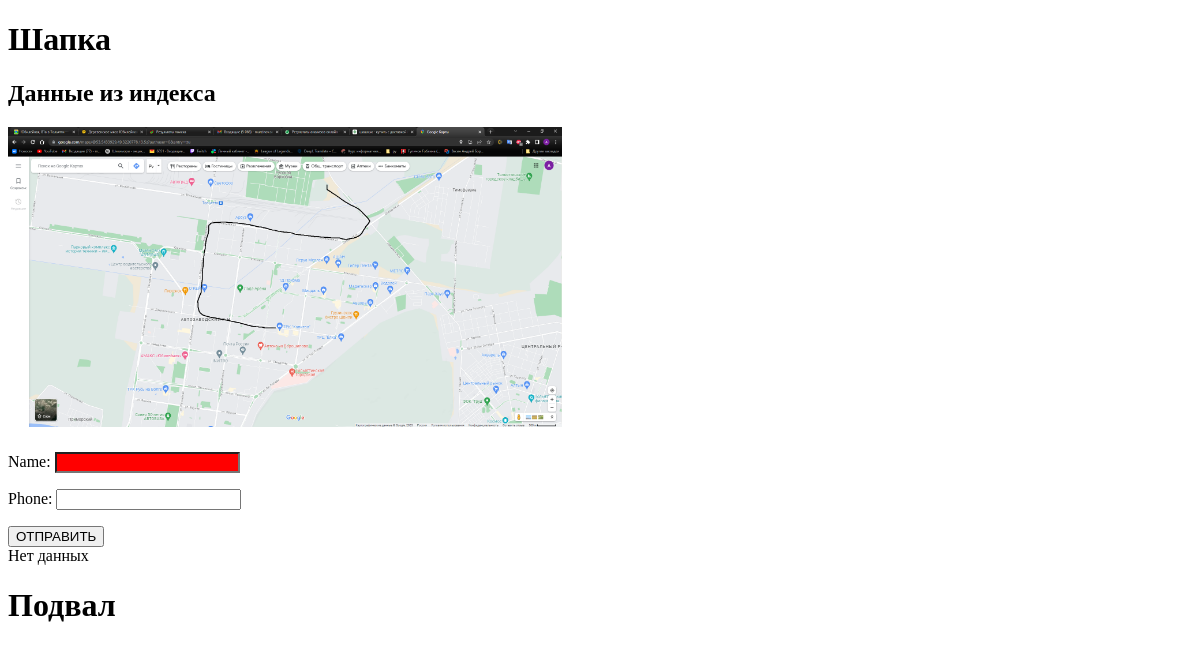
/, run on an earlier commit of the app's database.
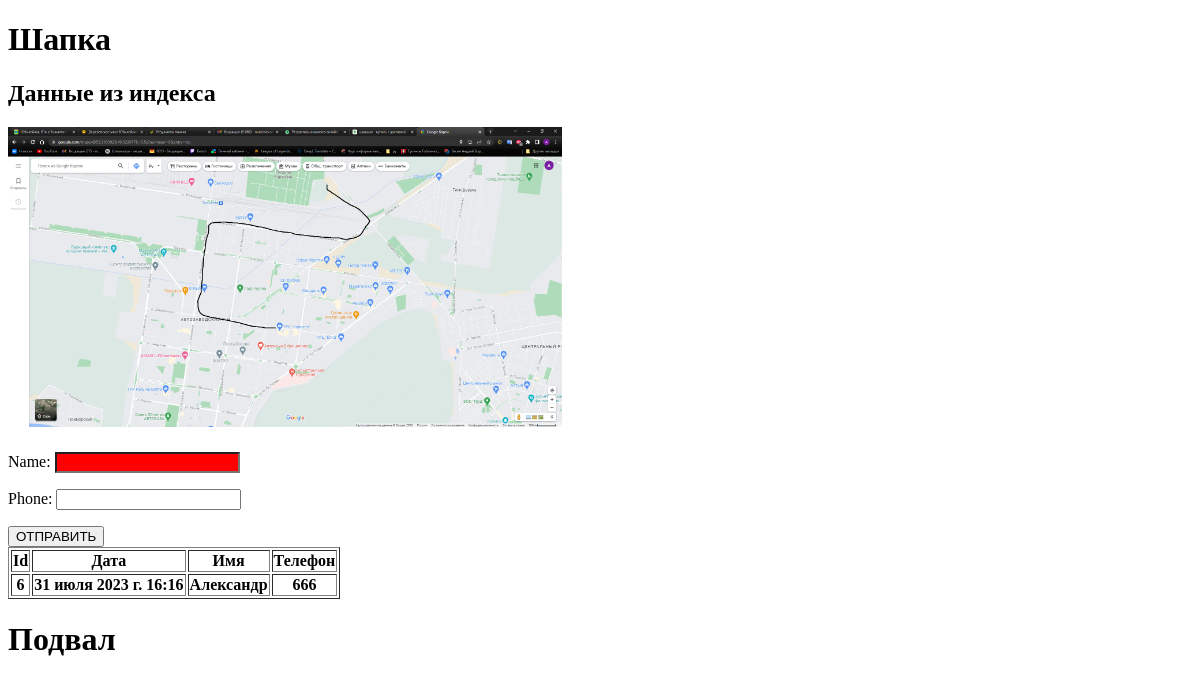
And on a later commit of the database.
### crm/models.py (models this page shows, shortened)
class Order(models.Model):
    order_dr = models.DateTimeField(auto_now=True)
    order_name = models.CharField(max_length=200, verbose_name="Имя")
    order_phone = models.CharField(max_length=200, verbose_name="Телефон")
    class Meta:
        verbose_name = "Заказ"
        verbose_name_plural = "Заказы"

### crm/views.py (the view)
# urls.py: path('', views.first_page),
def first_page(request):
    object_list = Order.objects.all()
    form = OrderForm()
    return render(request, "./index.html",{"object_list":object_list,
                                           "form":form})

### crm/forms.py
class OrderForm(forms.Form):
    name = forms.CharField(max_length=200, required=False, widget=forms.TextInput(attrs={'class':'css_input'}))
    phone = forms.CharField(max_length=200)

### templates/index.html
{% extends 'base.html' %}
{% load static %}
{% block content %}
<h2>Данные из индекса</h2>
<img src="{% static 'img\1.jpg'%}" height = "300"
{% include 'index_old.html' %}
{% endblock %}

### templates/index_old.html (shortened to what this page needs)
<!DOCTYPE html>
<html lang ="en">
<head>
</head>
<body>
<form action="{% url 'thanks'%}" method="POST">
    {{form.as_p}}
    <button type = "submit">ОТПРАВИТЬ</button>
</form>
{% if object_list%}
<table border = "1">
    <tr>
        <th>Id</th>
        <th>Дата</th>
        <th>Имя</th>
        <th>Телефон</th>
    </tr>
{% for obj in object_list %}
    <tr>
        <th>{{obj.id}}</th>
        <th>{{obj.order_dr}}</th>
        <th>{{obj.order_name}}</th>
        <th>{{obj.order_phone}}</th>
{%endfor%}
</table>
{%else %}
Нет данных
{%endif%}
</body>
</html>

What changed in the data, as far as the page shows it:
added Order: id "6", order_dr "31 июля 2023 г. 16:16", order_name "Александр", order_phone "666"
Also different on the page:
text no longer shown: "Нет данных"
text now shown: "Id Дата Имя Телефон"
